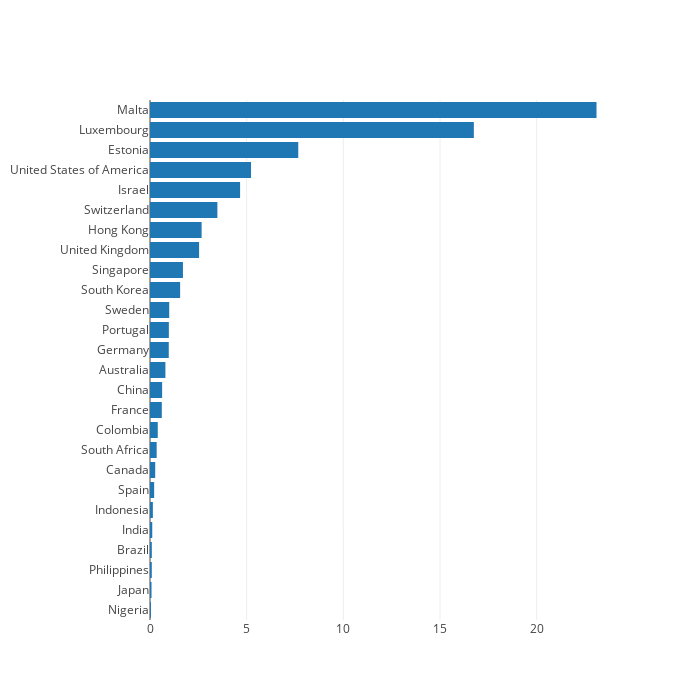

Notebook code for this chart:
### Markdown cell above
## Unicorns per 10m people per country 2019

### Code cell
df = df.sort_values('Unicorns per 10m people')
bar = plotly.graph_objs.Bar(x=df['Unicorns per 10m people'], y=df['Country'], orientation = 'h')
fig = plotly.graph_objs.Figure(data=[bar], layout=go.Layout(height=700, width=700, margin={"l": 150}))
iplot(fig)

### Figure 1 — Plotly figure (JSON) as saved in the notebook; plotly's stock layout.template omitted (floating-point values rounded to 4 significant figures)
{"data": [{"orientation": "h", "type": "bar", "uid": "90ef287c-2134-4808-ae96-819a22331fe4", "x": [0.04976, 0.07883, 0.0925, 0.09417, 0.1169, 0.1484, 0.2153, 0.2682, 0.3444, 0.4012, 0.6109, 0.6267, 0.7972, 0.9704, 0.9751, 0.9947, 1.558, 1.704, 2.539, 2.67, 3.485, 4.66, 5.226, 7.669, 16.75, 23.09], "y": ["Nigeria", "Japan", "Philippines", "Brazil", "India", "Indonesia", "Spain", "Canada", "South Africa", "Colombia", "France", "China", "Australia", "Germany", "Portugal", "Sweden", "South Korea", "Singapore", "United Kingdom", "Hong Kong", "Switzerland", "Israel", "United States of America", "Estonia", "Luxembourg", "Malta"]}], "layout": {"height": 700, "margin": {"l": 150}, "width": 700, "xaxis": {"autorange": true, "range": [0, 24.31], "type": "linear"}, "yaxis": {"autorange": true, "range": [-0.5, 25.5], "type": "category"}}}
